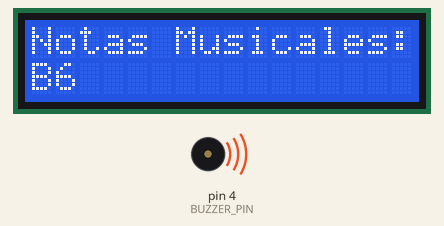
The sketch below on a simulated Arduino Uno, built with avr-gcc and run on an emulated ATmega328P. On the bench: 16×2 character LCD, buzzer (waves = sounding).

Above: at 0.19 s.
At 3.69 s:
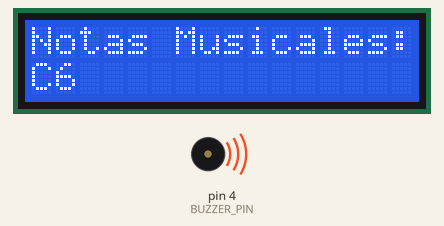
At 7.7 s:
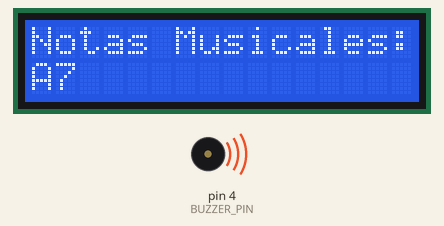
At 14.97 s:
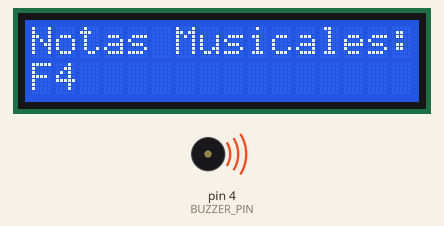
Timing chart, 0 to 40.0 s (numbered marks = the images above):
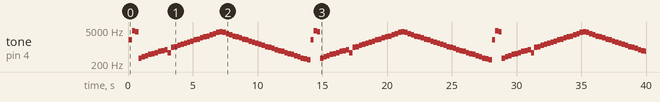

The sketch:

tp_8_lcd_lyrics1.ino
```cpp
#define NOTE_B0  31
#define NOTE_C1  33
#define NOTE_CS1 35
#define NOTE_D1  37
#define NOTE_DS1 39
#define NOTE_E1  41
#define NOTE_F1  44
#define NOTE_FS1 46
#define NOTE_G1  49
#define NOTE_GS1 52
#define NOTE_A1  55
#define NOTE_AS1 58
#define NOTE_B1  62
#define NOTE_C2  65
#define NOTE_CS2 69
#define NOTE_D2  73
#define NOTE_DS2 78
#define NOTE_E2  82
#define NOTE_F2  87
#define NOTE_FS2 93
#define NOTE_G2  98
#define NOTE_GS2 104
#define NOTE_A2  110
#define NOTE_AS2 117
#define NOTE_B2  123
#define NOTE_C3  131
#define NOTE_CS3 139
#define NOTE_D3  147
#define NOTE_DS3 156
#define NOTE_E3  165
#define NOTE_F3  175
#define NOTE_FS3 185
#define NOTE_G3  196
#define NOTE_GS3 208
#define NOTE_A3  220
#define NOTE_AS3 233
#define NOTE_B3  247
#define NOTE_C4  262
#define NOTE_CS4 277
#define NOTE_D4  294
#define NOTE_DS4 311
#define NOTE_E4  330
#define NOTE_F4  349
#define NOTE_FS4 370
#define NOTE_G4  392
#define NOTE_GS4 415
#define NOTE_A4  440
#define NOTE_AS4 466
#define NOTE_B4  494
#define NOTE_C5  523
#define NOTE_CS5 554
#define NOTE_D5  587
#define NOTE_DS5 622
#define NOTE_E5  659
#define NOTE_F5  698
#define NOTE_FS5 740
#define NOTE_G5  784
#define NOTE_GS5 831
#define NOTE_A5  880
#define NOTE_AS5 932
#define NOTE_B5  988
#define NOTE_C6  1047
#define NOTE_CS6 1109
#define NOTE_D6  1175
#define NOTE_DS6 1245
#define NOTE_E6  1319
#define NOTE_F6  1397
#define NOTE_FS6 1480
#define NOTE_G6  1568
#define NOTE_GS6 1661
#define NOTE_A6  1760
#define NOTE_AS6 1865
#define NOTE_B6  1976
#define NOTE_C7  2093
#define NOTE_CS7 2217
#define NOTE_D7  2349
#define NOTE_DS7 2489
#define NOTE_E7  2637
#define NOTE_F7  2794
#define NOTE_FS7 2960
#define NOTE_G7  3136
#define NOTE_GS7 3322
#define NOTE_A7  3520
#define NOTE_AS7 3729
#define NOTE_B7  3951
#define NOTE_C8  4186
#define NOTE_CS8 4435
#define NOTE_D8  4699
#define NOTE_DS8 4978

int melody[] = {
  NOTE_B6, NOTE_D8, NOTE_C8, NOTE_F4, NOTE_G4, NOTE_A4, NOTE_B4,
  NOTE_C5, NOTE_D5, NOTE_E5, NOTE_F5, NOTE_G5, NOTE_D5, NOTE_B5,
  NOTE_C6, NOTE_D6, NOTE_E6, NOTE_F6, NOTE_G6, NOTE_A6, NOTE_B6,
  NOTE_C7, NOTE_D7, NOTE_E7, NOTE_F7, NOTE_G7, NOTE_A7, NOTE_B7,
  NOTE_C8, NOTE_B7, NOTE_A7, NOTE_G7, NOTE_F7, NOTE_E7, NOTE_D7,
  NOTE_C7, NOTE_B6, NOTE_A6, NOTE_G6, NOTE_F6, NOTE_E6, NOTE_D6,
  NOTE_C6, NOTE_B5, NOTE_A5, NOTE_G5, NOTE_F5, NOTE_E5, NOTE_D5,
  NOTE_C5, NOTE_B4, NOTE_A4, NOTE_G4, NOTE_F4, NOTE_E4, NOTE_D4
};

#include <LiquidCrystal.h>

int RS = 7;
int E = 8;
int D4 = 9;
int D5 = 10;
int D6 = 11;
int D7 = 12;

LiquidCrystal lcd(RS, E, D4, D5, D6, D7);

char notes[][3] = {
  "B6", "D8", "C8", "F4", "G4", "A4", "B4",
  "C5", "D5", "E5", "F5", "G5", "A5", "B5",
  "C6", "D6", "E6", "F6", "G6", "A6", "B6",
  "C7", "D7", "E7", "F7", "G7", "A7", "B7",
  "C8", "B7", "A7", "G7", "F7", "E7", "D7",
  "C7", "B6", "A6", "G6", "F6", "E6", "D6",
  "C6", "B5", "A5", "G5", "F5", "E5", "D5",
  "C5", "B4", "A4", "G4", "F4", "E4", "D4"
};

#define BUZZER_PIN 4  // Pin para el buzzer

int noteDuration = 250;
void setup() {
  lcd.begin(16, 2);
}

void loop() {
  lcd.clear();
  lcd.setCursor(0, 0);
  lcd.print("Notas Musicales:");

  for (int i = 0; i < sizeof(notes) / sizeof(notes[0]); i++) {
    lcd.setCursor(0, 1);
    lcd.print(notes[i]);

    int note = melody[i];
    tone(BUZZER_PIN, note, noteDuration);
    delay(noteDuration);
    noTone(BUZZER_PIN);
  }
}
```

Measured:
- by itself, tone on pin 4 (BUZZER_PIN): plays 1976 Hz for 0.25 s, 4699 Hz for 0.25 s, 4186 Hz for 0.25 s, 349 Hz for 0.25 s, 392 Hz for 0.25 s, 440 Hz for 0.25 s … (160 notes in this stretch)
